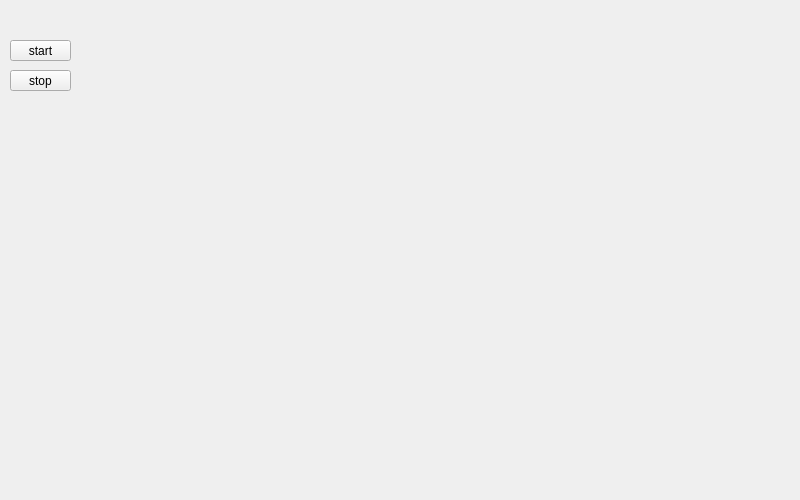
<?xml version="1.0" encoding="UTF-8"?>
<ui version="4.0">
 <class>Widget</class>
 <widget class="QWidget" name="Widget">
  <property name="geometry">
   <rect>
    <x>0</x>
    <y>0</y>
    <width>800</width>
    <height>500</height>
   </rect>
  </property>
  <property name="windowTitle">
   <string>Widget</string>
  </property>
  <widget class="QLabel" name="lable_showpic">
   <property name="geometry">
    <rect>
     <x>0</x>
     <y>0</y>
     <width>800</width>
     <height>500</height>
    </rect>
   </property>
   <property name="text">
    <string/>
   </property>
  </widget>
  <widget class="QPushButton" name="start">
   <property name="geometry">
    <rect>
     <x>10</x>
     <y>40</y>
     <width>61</width>
     <height>21</height>
    </rect>
   </property>
   <property name="text">
    <string>start</string>
   </property>
  </widget>
  <widget class="QPushButton" name="stop">
   <property name="geometry">
    <rect>
     <x>10</x>
     <y>70</y>
     <width>61</width>
     <height>21</height>
    </rect>
   </property>
   <property name="text">
    <string>stop</string>
   </property>
  </widget>
 </widget>
 <layoutdefault spacing="6" margin="11"/>
 <resources/>
 <connections/>
</ui>
